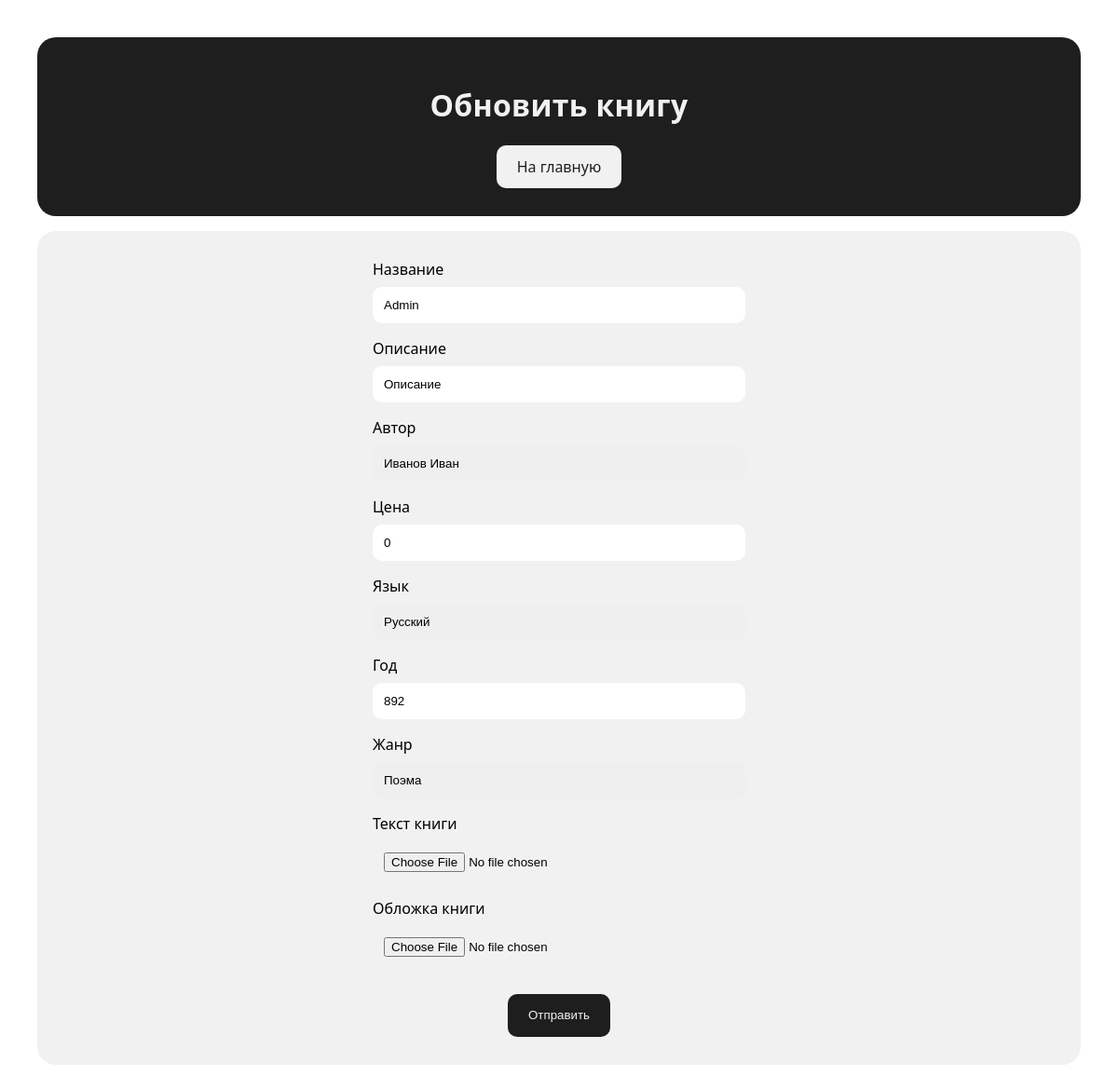
Page /books/update/4/ (signed in) on the committed database.
### books/models.py (models this page shows, shortened)
class Book(models.Model):
    name = models.CharField(max_length=255, verbose_name="Название")
    description = models.TextField(verbose_name="Описание")
    year = models.PositiveIntegerField(verbose_name="Год")
    price = models.PositiveIntegerField(verbose_name="Цена", default=0)
    content = models.FileField(upload_to='books/data/contents', verbose_name="Текст книги", blank=True)
    front_cover = models.FileField(upload_to='books/data/images', verbose_name="Обложка книги", blank=True)
    language = models.ForeignKey(Language, on_delete=models.PROTECT, related_name="books", verbose_name="Язык")
    genre = models.ForeignKey(Genre, on_delete=models.PROTECT, related_name="books", verbose_name="Жанр")
    author = models.ForeignKey(Author, on_delete=models.PROTECT, related_name="books", verbose_name="Автор")
    updated_at = models.DateField(auto_now=True, verbose_name="Последнее обновление")
    created_at = models.DateField(auto_now_add=True, verbose_name="Дата создания")

### books/views.py (the view)
# urls.py: path('update/<int:pk>/', book_update, name='update_book'),
@login_required
def book_update(req, pk):
    if not req.user.is_superuser:
        messages.error(req, "У вас нет прав для выполнения этого действия.")
        return redirect("main:books")
    book = get_object_or_404(Book, pk=pk)
    if req.method == "POST":
        form = BookForm(req.POST, req.FILES, instance=book)
        if form.is_valid():
            form.save()
            messages.success(req, "Книга успешно обновлена.")
            return redirect("main:books")
    else:
        form = BookForm(instance=book)
    return render(req, "form.html", {
        "form": form,
        "title": "Обновить книгу"
    })

### books/forms.py
class BookForm(forms.ModelForm):
    class Meta:
        model = Book
        fields = ['name', 'description', 'author', 'price', 'language', 'year', 'genre', 'content', 'front_cover']
        widgets = {
            'name': forms.TextInput(),
            'description': forms.TextInput(),
            'year': forms.NumberInput(),
            'price': forms.NumberInput(),
            'author': forms.Select(),
            'language': forms.Select(),
            'genre': forms.Select(),
            'content': forms.FileInput(),
            'front_cover': forms.FileInput()
        }
    def __init__(self, *args, **kwargs):
        super().__init__(*args, **kwargs)
        self.fields['author'].queryset = Author.objects.all()
        self.fields['language'].queryset = Language.objects.all()
        self.fields['genre'].queryset = Genre.objects.all()

### books/models.py (called while the page is built)
    def __str__(self):
        return f"{self.last_name} {self.first_name} {self.middle_name}"

    def __str__(self):
        return self.name

    def __str__(self):
        return self.name

### books/templates/form.html (shortened to what this page needs)
{% extends 'base.html' %}
{% block content %}
  <header class="header block bg-dark">
    <h1 class="title">{{ title }}</h1>
    <a href="/" class="btn bg-light dark">На главную</a>
  </header>
  <main class="block bg-light">
    <form class="form" method="post" enctype="multipart/form-data">
      {% for field in form %}
        <div class="form-field">
          <label for="{{ field.id_for_label }}">{{ field.label }}</label>
          {{ field }}
        </div>
      {% endfor %}
      <button type="submit" class="form-btn btn bg-dark light">Отправить</button>
    </form>
  </main>
{% endblock %}

### books/templates/base.html (style rules this page uses)
body { margin: 0; padding: 0; box-sizing: border-box; font-family: 'Segoe UI', Tahoma, Geneva, Verdana, sans-serif; font-size: 16px; font-weight: 400; }
.bg-dark { background: #1e1e1e; }
.bg-light { background: #f1f1f1; }
.dark { color: #1e1e1e; }
.light { color: #f1f1f1; }
.block { padding: 30px; border-radius: 20px; }
.selector, form select { padding: 12px; border-radius: 10px; appearance: none; border: none; }
.input, form input { padding: 12px; border-radius: 10px; border: none; }
.btn { display: block; padding: 12px 22px; border-radius: 10px; text-decoration: none; cursor: pointer; border: none; }

### books/templates/form.html (style rules this page uses)
.header { display: flex; flex-direction: column; align-items: center; }
.title { text-align: center; letter-spacing: 0.3px; color: #f1f1f1; }
.form { max-width: 400px; margin: 0 auto; display: flex; flex-direction: column; align-items: center; gap: 16px; }
.form-field { width: 100%; display: flex; flex-direction: column; gap: 8px; }
.form-btn { height: 46px; margin-top: 12px; }

### rows in the picture
Book: form "Admin" "Описание" "Иванов Иван" "0" "Русский" "892" "Поэма"

### other values in the picture
{{ title }} "Обновить книгу"
{{ field.label }} "Название" "Описание" "Автор" "Цена" "Язык" "Год" "Жанр" "Текст книги" "Обложка книги"
